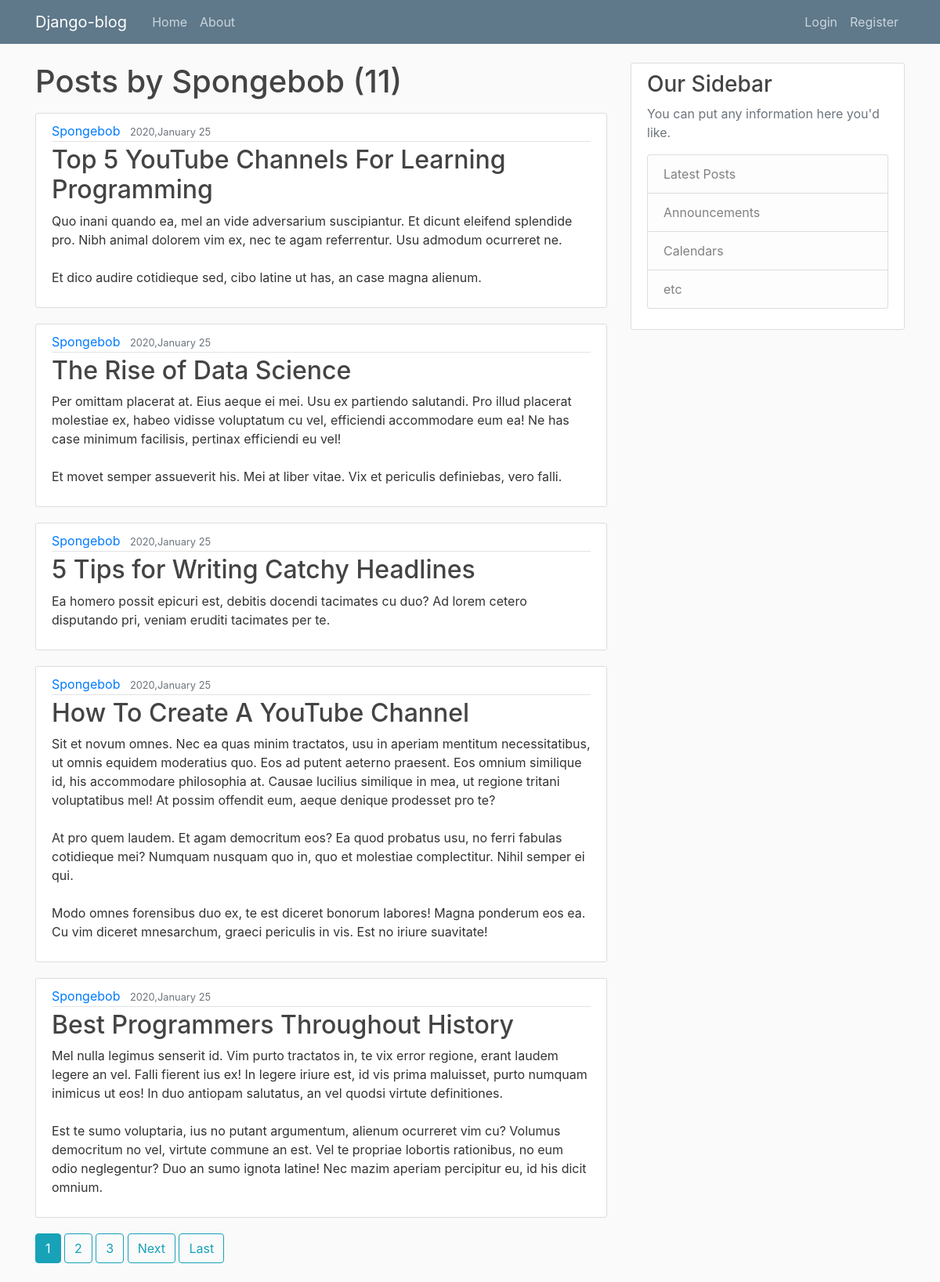
Screenshot of /user/Spongebob with the database file from the repository.
### blog/models.py (models this page shows, shortened)
class Post(models.Model):
    title = models.CharField(max_length=100)
    content = models.TextField()
    date_posted = models.DateTimeField(default=timezone.now)
    author = models.ForeignKey(User, on_delete=models.CASCADE)

### blog/views.py (the view)
# urls.py: path('user/<str:username>', UserPostListView.as_view(), name="user-posts"),
class UserPostListView(ListView):
    model = Post
    template_name = 'blog/user_posts.html' #app_name/<model ko viewtype>.html
    context_object_name = 'posts'
    ordering = ['-date_posted']
    paginate_by = 5
    def get_queryset(self):
        user = get_object_or_404(User, username=self.kwargs.get('username'))
        return Post.objects.filter(author=user).order_by('-date_posted')

### blog/templates/blog/user_posts.html (shortened to what this page needs)
{% extends "blog/base.html" %}
{% block content%}
    <h1 class="mb-3" >Posts by {{ view.kwargs.username }} ({{ page_obj.paginator.count}})</h1>
    {% for post in posts %}
    <article class="media content-section">
        <div class="media-body">
            <div class="article-metadata">
                <a class="mr-2" href="{% url 'user-posts' post.author.username %}">{{ post.author }}</a>
                <small class="text-muted">{{ post.date_posted|date:"Y,F d" }}</small>
            </div>
            <h2><a class="article-title" href="{% url 'post-detail' post.id %}">{{ post.title }}</a></h2>
            <p class="article-content">{{ post.content }}</p>
        </div>
    </article>
    {% endfor %}
    {% if is_paginated %}
        {% for num in page_obj.paginator.page_range %}
            {% if page_obj.number == num %}
                <a class="btn btn-info mb-4" href="?page={{ num }}">{{ num }}</a>
            {% elif num > page_obj.number|add:'-3' and num < page_obj.number|add:'3' %}
                <a class="btn btn-outline-info mb-4" href="?page={{ num }}">{{ num }}</a>
            {% endif %}
        {% endfor %}
    {% if page_obj.has_next %}
        <a class="btn btn-outline-info mb-4" href="?page={{ page_obj.next_page_number }}">Next</a>
        <a class="btn btn-outline-info mb-4" href="?page={{ page_obj.paginator.num_pages }}">Last</a>
    {% endif %}
{% endif %}
{% endblock content %}

### blog/static/blog/main.css (style rules this page uses)
body { background: #fafafa; color: #333333; margin-top: 5rem; }
h1, h2, h3, h4, h5, h6 { color: #444444; }
.content-section { background: #ffffff; padding: 10px 20px; border: 1px solid #dddddd; border-radius: 3px; margin-bottom: 20px; }
.article-title { color: #444444; }
.article-content { white-space: pre-line; }
.article-metadata { padding-bottom: 1px; margin-bottom: 4px; border-bottom: 1px solid #e3e3e3 }

### rows the page displays
Post: author "Spongebob", date_posted "2020,January 25", title "Top 5 YouTube Channels For Learning Programming", content "Quo inani quando ea, mel an vide adversarium suscipiantur. Et dicunt eleifend splendide pro. Nibh animal dolorem vim ex, nec te agam referrentur. Usu admodum ocurreret ne. Et dico audire cotidieque sed, cibo latine ut has, an case magna alienum."
Post: author "Spongebob", date_posted "2020,January 25", title "The Rise of Data Science", content "Per omittam placerat at. Eius aeque ei mei. Usu ex partiendo salutandi. Pro illud placerat molestiae ex, habeo vidisse voluptatum cu vel, efficiendi accommodare eum ea! Ne has case minimum facilisis, pertinax efficiendi eu vel! Et movet semper assueverit his. Mei at liber vitae. Vix et periculis definiebas, vero falli."
Post: author "Spongebob", date_posted "2020,January 25", title "5 Tips for Writing Catchy Headlines", content "Ea homero possit epicuri est, debitis docendi tacimates cu duo? Ad lorem cetero disputando pri, veniam eruditi tacimates per te."
Post: author "Spongebob", date_posted "2020,January 25", title "How To Create A YouTube Channel", content "Sit et novum omnes. Nec ea quas minim tractatos, usu in aperiam mentitum necessitatibus, ut omnis equidem moderatius quo. Eos ad putent aeterno praesent. Eos omnium similique id, his accommodare philosophia at. Causae lucilius similique in mea, ut regione tritani voluptatibus mel! At possim offendit eum, aeque denique prodesset pro te? At pro quem laudem. Et agam democritum eos? Ea quod probatus usu, no ferri fabulas cotidieque mei? Numquam nusquam quo in, quo et molestiae complectitur. Nihil semper ei qui. Modo omnes forensibus duo ex, te est diceret bonorum labores! Magna ponderum eos ea. Cu vim diceret mnesarchum, graeci periculis in vis. Est no iriure suavitate!"
Post: author "Spongebob", date_posted "2020,January 25", title "Best Programmers Throughout History", content "Mel nulla legimus senserit id. Vim purto tractatos in, te vix error regione, erant laudem legere an vel. Falli fierent ius ex! In legere iriure est, id vis prima maluisset, purto numquam inimicus ut eos! In duo antiopam salutatus, an vel quodsi virtute definitiones. Est te sumo voluptaria, ius no putant argumentum, alienum ocurreret vim cu? Volumus democritum no vel, virtute commune an est. Vel te propriae lobortis rationibus, no eum odio neglegentur? Duo an sumo ignota latine! Nec mazim aperiam percipitur eu, id his dicit omnium."

### other values shown
{{ view.kwargs.username }} "Spongebob"
{{ page_obj.paginator.count }} "11"
{{ num }} "1"
{{ num }} "2" "3"
